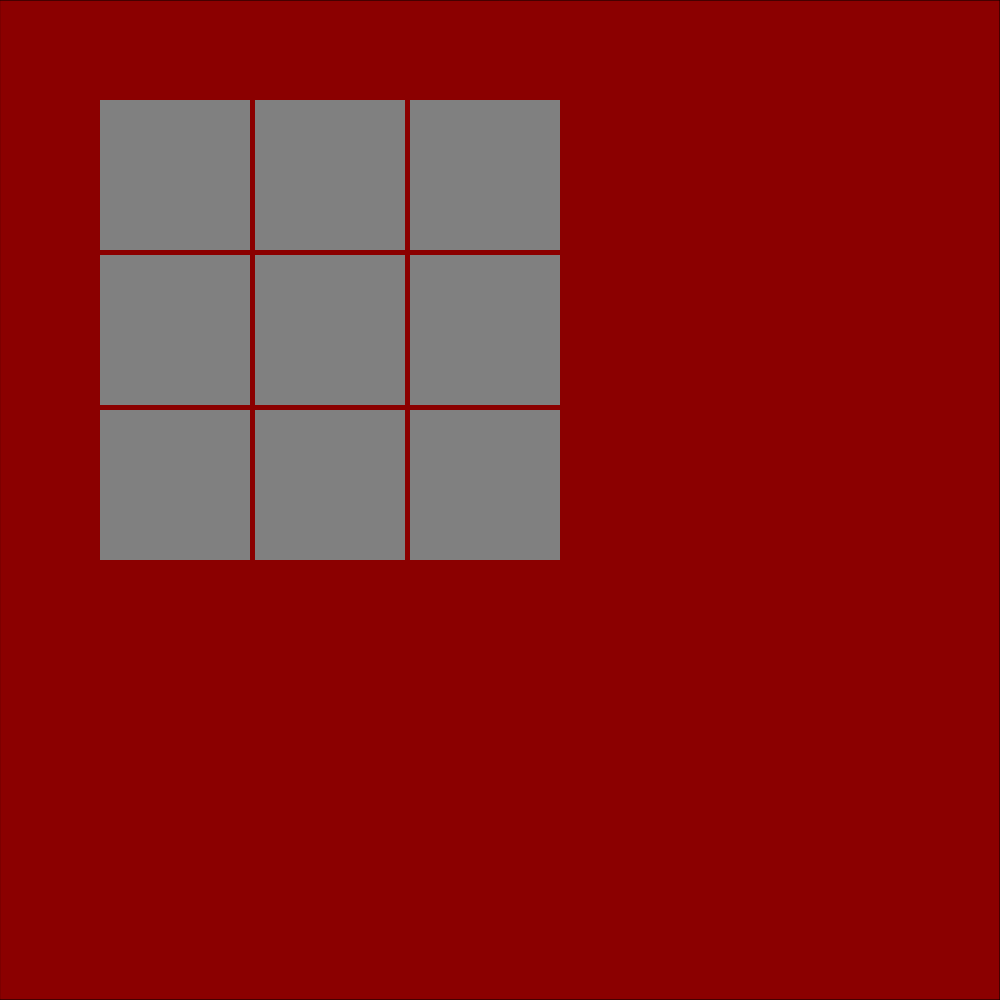
Frame 1 (no input)
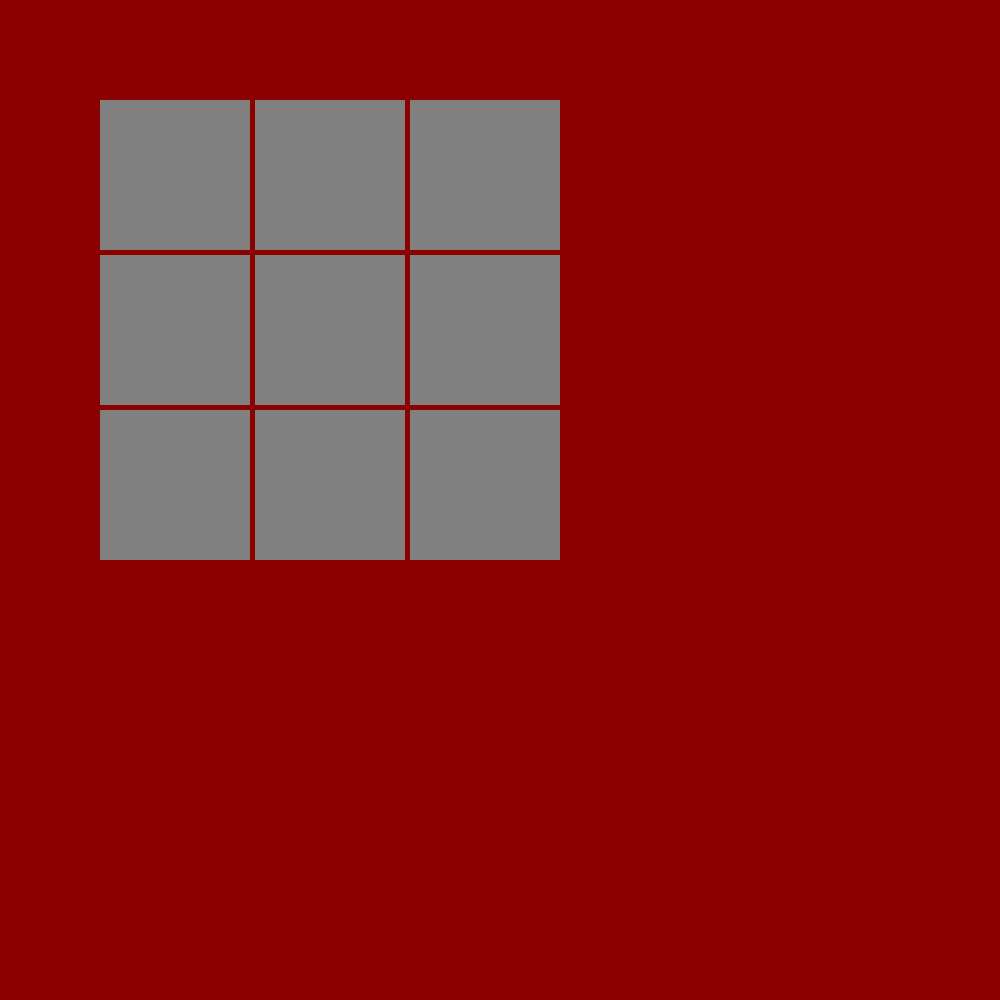
Frame 60 (no input)
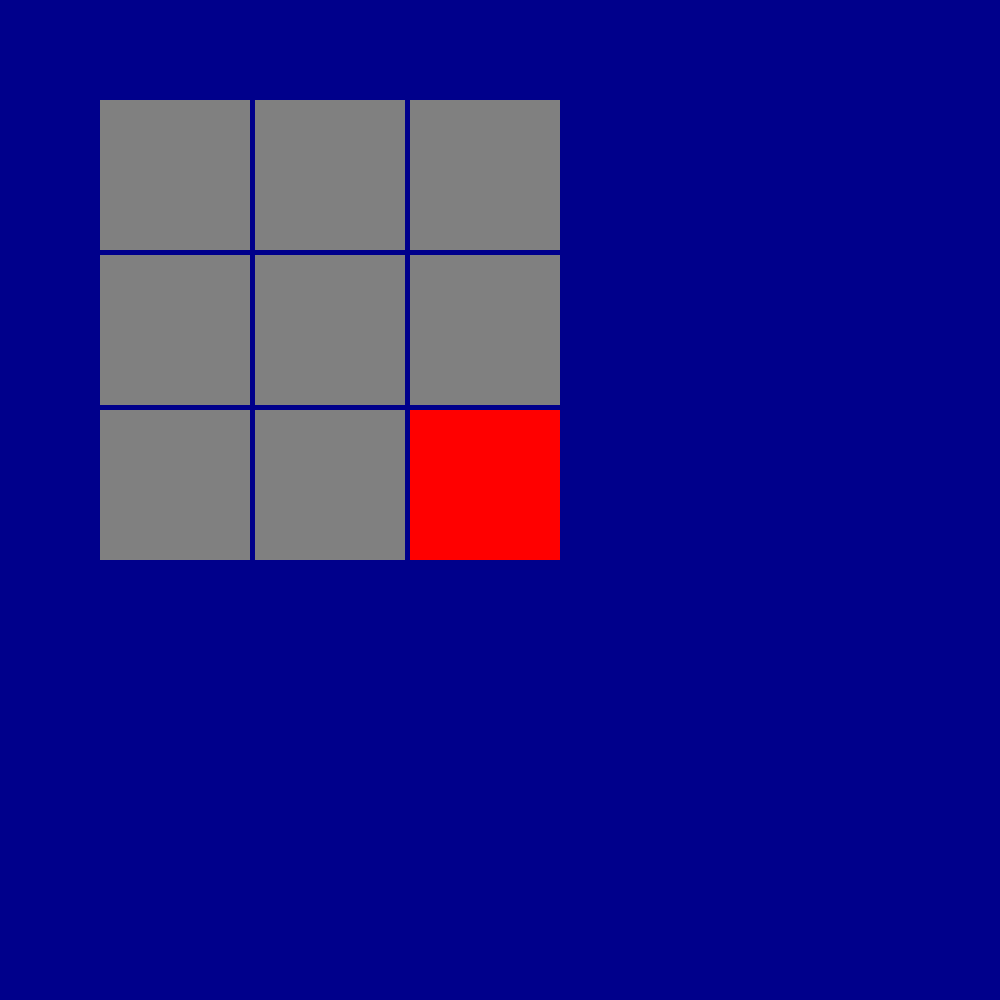
Frame 120 (the mouse pressed at the canvas centre since frame 60)

The p5.js sketch that drew these frames (run headless with seeded random() and noise() and a simulated clock; from frame 60 on, the mouse is pressed at the canvas centre):

// p5.js sketch
// ── sketch.js
let Player = 1
let Team = "grey"
let RectX1 = 100
let RectX2 = 255
let RectX3 = 410
let RectY1 = 100
let RectY2 = 255
let RectY3 = 410
let RectW = 150
let RectH = 150
let RectRX = 250
let RectRY = 700
let RectRW = 100
let RectRH = 50
let Box1 = "grey"
let Box2 = "grey"
let Box3 = "grey"
let Box4 = "grey"
let Box5 = "grey"
let Box6 = "grey"
let Box7 = "grey"
let Box8 = "grey"
let Box9 = "grey"
let Win = 0
let BG = "darkred"
let DRAW = 0


function setup() {
  createCanvas(1000, 1000);
}

function mousePressed(){
  if (mouseButton == LEFT && Win == 0){
    
    console.log("Linker Muisknop")
  if (Player >= 3){
  Player = 1
}
  if (mouseIsPressed === true && Player == 1 && Box1 == "grey" &&
  mouseX > RectX1 && mouseX < RectX1 + RectW &&
  mouseY > RectY1 && mouseY < RectY1 + RectH 
){
  Box1 = "red"
  Player++
}else if (mouseIsPressed === true && Player == 2 && Box1 == "grey" &&
  mouseX > RectX1 && mouseX < RectX1 + RectW &&
  mouseY > RectY1 && mouseY < RectY1 + RectH ){
  Box1 = "blue"
  Player++
  }

if (mouseIsPressed === true && Player == 1 && Box2 == "grey" &&
  mouseX > RectX2 && mouseX < RectX2 + RectW &&
  mouseY > RectY1 && mouseY < RectY1 + RectH
){
  Box2 = "red"
  Player++
}else if (mouseIsPressed === true && Player == 2 && Box2 == "grey" &&
  mouseX > RectX2 && mouseX < RectX2 + RectW &&
  mouseY > RectY1 && mouseY < RectY1 + RectH ){
  Box2 = "blue"
  Player++
  }

if (mouseIsPressed === true && Player == 1 && Box3 == "grey" &&
  mouseX > RectX3 && mouseX < RectX3 + RectW &&
  mouseY > RectY1 && mouseY < RectY1 + RectH
){
  Box3 = "red"
  Player++
}else if (mouseIsPressed === true && Player == 2 && Box3 == "grey" &&
  mouseX > RectX3 && mouseX < RectX3 + RectW &&
  mouseY > RectY1 && mouseY < RectY1 + RectH ){
  Box3 = "blue"
  Player++
}

if (mouseIsPressed === true && Player == 1 && Box4 == "grey" &&
  mouseX > RectX1 && mouseX < RectX1 + RectW &&
  mouseY > RectY2 && mouseY < RectY2 + RectH
){
  Box4 = "red"
  Player++
}else if (mouseIsPressed === true && Player == 2 && Box4 == "grey" &&
  mouseX > RectX1 && mouseX < RectX1 + RectW &&
  mouseY > RectY2 && mouseY < RectY2 + RectH ){
  Box4 = "blue"
  Player++
}

if (mouseIsPressed === true && Player == 1 && Box5 == "grey" &&
  mouseX > RectX2 && mouseX < RectX2 + RectW &&
  mouseY > RectY2 && mouseY < RectY2 + RectH
){
  Box5 = "red"
  Player++
}else if (mouseIsPressed === true && Player == 2 && Box5 == "grey" &&
  mouseX > RectX2 && mouseX < RectX2 + RectW &&
  mouseY > RectY2 && mouseY < RectY2 + RectH ){
  Box5 = "blue"
  Player++
}

if (mouseIsPressed === true && Player == 1 && Box6 == "grey" &&
  mouseX > RectX3 && mouseX < RectX3 + RectW &&
  mouseY > RectY2 && mouseY < RectY2 + RectH
){
  Box6 = "red"
  Player++
}else if (mouseIsPressed === true && Player == 2 && Box6 == "grey" &&
  mouseX > RectX3 && mouseX < RectX3 + RectW &&
  mouseY > RectY2 && mouseY < RectY2 + RectH ){
  Box6 = "blue"
  Player++
}

if (mouseIsPressed === true && Player == 1 && Box7 == "grey" &&
  mouseX > RectX1 && mouseX < RectX1 + RectW &&
  mouseY > RectY3 && mouseY < RectY3 + RectH
){
  Box7 = "red"
  Player++
}else if (mouseIsPressed === true && Player == 2 && Box7 == "grey" &&
  mouseX > RectX1 && mouseX < RectX1 + RectW &&
  mouseY > RectY3 && mouseY < RectY3 + RectH ){
  Box7 = "blue"
  Player++
}

if (mouseIsPressed === true && Player == 1 && Box8 == "grey" &&
  mouseX > RectX2 && mouseX < RectX2 + RectW &&
  mouseY > RectY3 && mouseY < RectY3 + RectH
){
  Box8 = "red"
  Player++
}else if (mouseIsPressed === true && Player == 2 && Box8 == "grey" &&
  mouseX > RectX2 && mouseX < RectX2 + RectW &&
  mouseY > RectY3 && mouseY < RectY3 + RectH ){
  Box8 = "blue"
  Player++
}

if (mouseIsPressed === true && Player == 1 && Box9 == "grey" &&
  mouseX > RectX3 && mouseX < RectX3 + RectW &&
  mouseY > RectY3 && mouseY < RectY3 + RectH
){
  Box9 = "red"
  Player++
}else if (mouseIsPressed === true && Player == 2 && Box9 == "grey" &&
  mouseX > RectX3 && mouseX < RectX3 + RectW &&
  mouseY > RectY3 && mouseY < RectY3 + RectH ){
  Box9 = "blue"
  Player++
}

} else {

}
}

function draw() {
  background(190);
  fill(BG)
 rect(0,0, 1000,1000)
if (Player == 1 || 3){
BG = "darkred"
 }
 if(Player == 2){
BG = "darkblue"
 }
 if(Player == 4 ){
  BG = "purple"
 }

//logic win
    if (Box1 == "red" && Box2 == "red" && Box3 == "red" ||
   Box4 == "red" && Box5 == "red" && Box6 == "red" ||
  Box7 == "red" && Box8 == "red" && Box9 == "red" ||
Box1 == "red" && Box4 == "red" && Box7 == "red" ||
Box2 == "red" && Box5 == "red" && Box8 == "red" ||
Box3 == "red" && Box6 == "red" && Box9 == "red" ||
Box1 == "red" && Box5 == "red" && Box9 == "red" ||
Box7 == "red" && Box5 == "red" && Box3 == "red"  ){
  Win = 1
  textSize(30)
  fill("black")
  text ("Player 1 WINS", 200,600)
  Player = 1
}
 else if (Box1 == "blue" && Box2 == "blue" && Box3 == "blue" ||
   Box4 == "blue" && Box5 == "blue" && Box6 == "blue" ||
  Box7 == "blue" && Box8 == "blue" && Box9 == "blue" ||
Box1 == "blue" && Box4 == "blue" && Box7 == "blue" ||
Box2 == "blue" && Box5 == "blue" && Box8 == "blue" ||
Box3 == "blue" && Box6 == "blue" && Box9 == "blue" ||
Box1 == "blue" && Box5 == "blue" && Box9 == "blue" ||
Box7 == "blue" && Box5 == "blue" && Box3 == "blue"  ){
  Win = 1
  textSize(30)
  fill("black")
  text ("Player 2 WINS", 200,600)
  Player = 2
}

if (Win == 1){
  fill("white")
  rect(RectRX,RectRY,RectRW,RectRH)
  fill("black")
  text("RESET",RectRX,RectRY+35)
}
//logicDraw
if (Box1 != "grey" && Box2 != "grey" && Box3 != "grey" &&
   Box4 != "grey" && Box5 != "grey" && Box6 != "grey" &&
   Box7 != "grey" && Box8 != "grey" && Box9 != "grey"){
    if (Box1 == "red" && Box2 == "red" && Box3 == "red" ||
   Box4 == "red" && Box5 == "red" && Box6 == "red" ||
  Box7 == "red" && Box8 == "red" && Box9 == "red" ||
Box1 == "red" && Box4 == "red" && Box7 == "red" ||
Box2 == "red" && Box5 == "red" && Box8 == "red" ||
Box3 == "red" && Box6 == "red" && Box9 == "red" ||
Box1 == "red" && Box5 == "red" && Box9 == "red" ||
Box7 == "red" && Box5 == "red" && Box3 == "red"  ){
  Win = 1
  textSize(30)
  fill("black")
  text ("Player 1 WINS", 200,600)
  Player = 1
}
 else if (Box1 == "blue" && Box2 == "blue" && Box3 == "blue" ||
   Box4 == "blue" && Box5 == "blue" && Box6 == "blue" ||
  Box7 == "blue" && Box8 == "blue" && Box9 == "blue" ||
Box1 == "blue" && Box4 == "blue" && Box7 == "blue" ||
Box2 == "blue" && Box5 == "blue" && Box8 == "blue" ||
Box3 == "blue" && Box6 == "blue" && Box9 == "blue" ||
Box1 == "blue" && Box5 == "blue" && Box9 == "blue" ||
Box7 == "blue" && Box5 == "blue" && Box3 == "blue"  ){
  Win = 1
  textSize(30)
  fill("black")
  text ("Player 2 WINS", 200,600)
  Player = 2
} else {
  fill("black")
  textSize(30)
  text ("DRAW", 250,600)
  Player = 4
  Win = 1
  DRAW = 1
}
   }
//logic reset
if(mouseIsPressed === true &&
  mouseX > RectRX && mouseX < RectRX + RectRW &&
  mouseY > RectRY && mouseY < RectRY + RectRH){
  Win = 0
  Box1 = "grey"
  Box2 = "grey"
  Box3 = "grey"
  Box4 = "grey"
  Box5 = "grey"
  Box6 = "grey"
  Box7 = "grey"
  Box8 = "grey"
  Box9 = "grey"
  Player = 1
}























//cheating version

// if (Box1 == "grey" &&
//   mouseX > RectX1 && mouseX < RectX1 + RectW &&
//   mouseY > RectY1 && mouseY < RectY1 + RectH 
// ){
//   Box1 = "lightgrey"
  
// }else
// Box1 = "grey"
// if (Box2 == "grey" &&
//   mouseX > RectX2 && mouseX < RectX2 + RectW &&
//   mouseY > RectY1 && mouseY < RectY1 + RectH
// ){
//   Box2 = "lightgrey"
// }else{
//   Box2 = "grey"
// }
// if (Box3 == "grey" &&
//   mouseX > RectX3 && mouseX < RectX3 + RectW &&
//   mouseY > RectY1 && mouseY < RectY1 + RectH
// ){
//   Box3 = "lightgrey"
// }else{
//   Box3 = "grey"
// }
// if (Box4 == "grey" &&
//   mouseX > RectX1 && mouseX < RectX1 + RectW &&
//   mouseY > RectY2 && mouseY < RectY2 + RectH
// ){
//   Box4 = "lightgrey"
// }else{
//   Box4 = "grey"
// }




  strokeWeight(0)
  fill(Box1)
  rect (RectX1,RectY1, RectW,RectH)

  strokeWeight(0)
  fill(Box2)
  rect (RectX2,RectY1, RectW,RectH)

  strokeWeight(0)
  fill(Box3)
  rect (RectX3,RectY1, RectW,RectH)

  strokeWeight(0)
  fill(Box4)
  rect (RectX1,RectY2, RectW,RectH)

  strokeWeight(0)
  fill(Box5)
  rect (RectX2,RectY2, RectW,RectH)

  strokeWeight(0)
  fill(Box6)
  rect (RectX3,RectY2, RectW,RectH)

  strokeWeight(0)
  fill(Box7)
  rect (RectX1,RectY3, RectW,RectH)

  strokeWeight(0)
  fill(Box8)
  rect (RectX2,RectY3, RectW,RectH)

  strokeWeight(0)
  fill(Box9)
  rect (RectX3,RectY3, RectW,RectH)

}
